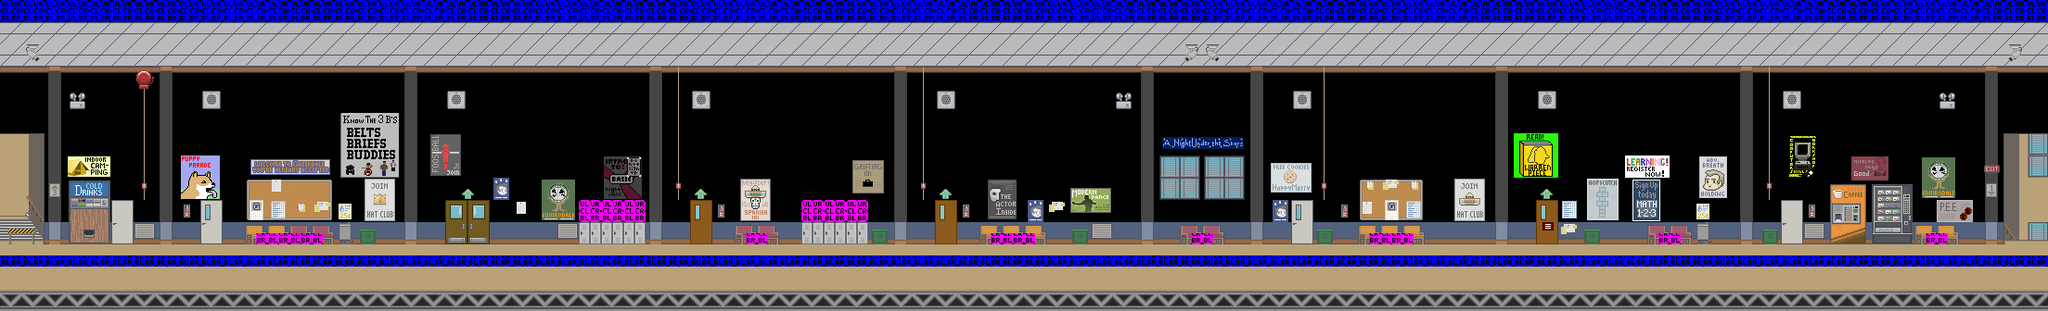

This is a level from a 2D game, rendered from its Tiled map with the project's own tilesets. A one-line summary and the map file follow, with tile-layer data summarised:
An orthogonal 92x14 tile map with 24x24 px tiles, 4 tile layers (Tile Layer 1, Tile Layer 2, Tile Layer 3, collision), 2 tilesets and 17 objects (7x info, 5x door, 5x firealarm).

<map version="1.0" orientation="orthogonal" width="92" height="14" tilewidth="24" tileheight="24">
 <properties>
  <property name="blue" value="159" />
  <property name="green" value="123" />
  <property name="red" value="104" />
  <property name="soundtrack" value="greendale-alt" />
  <property name="title" value="Class Hallway 2" />
 </properties>
 <tileset firstgid="1" name="greendale-hallways" tilewidth="24" tileheight="24">
  <image source="../images/tilesets/greendale-hallways.png" width="576" height="600" />
 </tileset>
 <tileset firstgid="601" name="collisions" tilewidth="24" tileheight="24">
  <image source="../images/tilesets/collisions.png" width="632" height="512" />
 </tileset>
 <layer name="Tile Layer 1" width="92" height="14">
  <data>[1288 cells, 711 non-empty, 49 distinct tile ids]</data>
 </layer>
 <layer name="Tile Layer 2" width="92" height="14">
  <data>[1288 cells, 276 non-empty, 29 distinct tile ids]</data>
 </layer>
 <layer name="Tile Layer 3" width="92" height="14">
  <data>[1288 cells, 176 non-empty, 90 distinct tile ids]</data>
 </layer>
 <layer name="collision" width="92" height="14">
  <data>[1288 cells, 208 non-empty, 6 distinct tile ids]</data>
 </layer>
 <objectgroup name="nodes" width="92" height="14">
  <object name="main" type="door" x="2160" y="216" width="48" height="60">
   <properties>
    <property name="level" value="class-hallway" />
    <property name="sound" value="false" />
    <property name="to" value="classHallway2" />
   </properties>
  </object>
  <object type="info" x="2019" y="207" width="41" height="58">
   <properties>
    <property name="info" value="Vending machines - getting in is easier than getting out." />
   </properties>
  </object>
  <object type="info" x="1974" y="217" width="35" height="47">
   <properties>
    <property name="info" value="Yummy hot water, with just a touch of coffee flavour." />
   </properties>
  </object>
  <object type="info" x="1947" y="216" width="9" height="46">
   <properties>
    <property name="info" value="A note on the extinguisher reads ... | I.O.U. one recharge - the Dean" />
   </properties>
  </object>
  <object type="firealarm" x="1896" y="216" width="24" height="48" />
  <object type="firealarm" x="1416" y="216" width="24" height="48" />
  <object type="firealarm" x="984" y="216" width="24" height="48" />
  <object type="firealarm" x="720" y="216" width="24" height="48" />
  <object type="firealarm" x="144" y="216" width="24" height="48" />
  <object type="info" x="1920" y="216" width="24" height="48">
   <properties>
    <property name="info" value="This door is locked." />
   </properties>
  </object>
  <object type="info" x="1392" y="216" width="24" height="48">
   <properties>
    <property name="info" value="This door is locked." />
   </properties>
  </object>
  <object type="info" x="216" y="216" width="24" height="48">
   <properties>
    <property name="info" value="This door is locked." />
   </properties>
  </object>
  <object type="info" x="0" y="144" width="48" height="120">
   <properties>
    <property name="info" value="This stairwell is out of use due to a mild mould issue." />
   </properties>
  </object>
  <object name="potteryclass" type="door" x="480" y="216" width="48" height="60">
   <properties>
    <property name="level" value="potteryclass" />
    <property name="to" value="main" />
   </properties>
  </object>
  <object name="biology" type="door" x="1656" y="216" width="24" height="60">
   <properties>
    <property name="level" value="greendale-biology" />
    <property name="to" value="main" />
   </properties>
  </object>
  <object name="anthroright" type="door" x="1008" y="216" width="24" height="60">
   <properties>
    <property name="level" value="greendale-anthropology" />
    <property name="to" value="rightdoor" />
   </properties>
  </object>
  <object name="anthroleft" type="door" x="744" y="216" width="24" height="60">
   <properties>
    <property name="level" value="greendale-anthropology" />
    <property name="to" value="leftdoor" />
   </properties>
  </object>
 </objectgroup>
</map>
